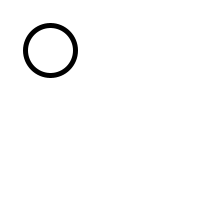
Frame 1 (no input)
Frame 60 (the mouse pressed at the canvas centre just before this capture): identical to frame 1, image omitted
Frame 120 (the mouse held since frame 60 and released just before this capture): identical to frame 1, image omitted

The Processing sketch that drew this single still picture (run headless with seeded random() and noise(); from frame 60 on, the mouse is pressed at the canvas centre):

// Processing sketch: mouseE
// ── mouseE.pde
int mx;
int my;
float scales;

void setup(){
  size(200,200);
  mx = 50;
  my = 50;
  scales = 5;
}

void draw(){
  background(255);
  translate(mx,my);

  scale(scales);
  ellipse(0,0,10,10);
}

void mouseMoved(){
}

void mouseDragged(){
  mx+= mouseX-pmouseX;
  my+= mouseY-pmouseY;
}

void mouseWheel(MouseEvent event) {
  float e = event.getCount();
  scales+=e*0.2;
  println(scales);
}
